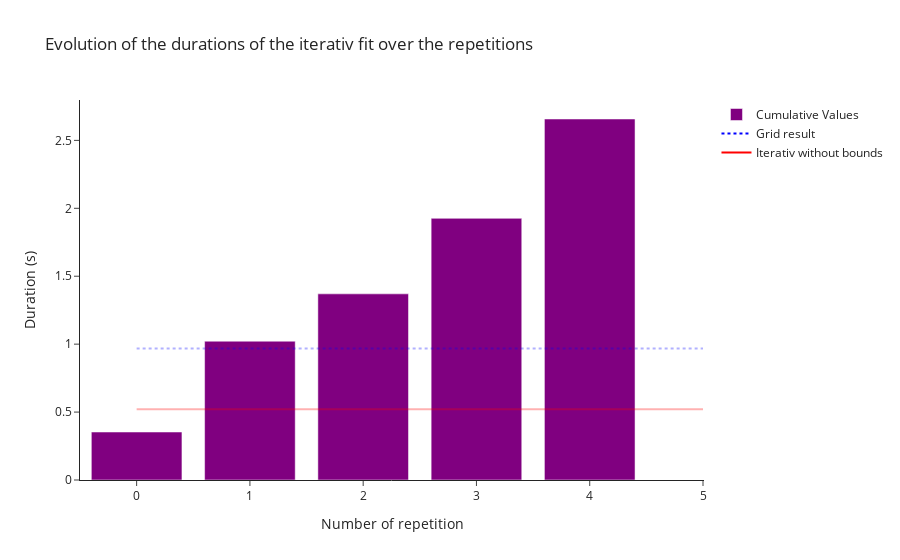

Notebook cell for this chart:
### Code cell
fig3 = go.Figure()

# plot duration iterativ repeat
fig3.add_trace(go.Bar(y=cumulative_values,
                      marker=dict(color='purple'),
                      name='Cumulative Values'))


# plot duration Iterativ without bounds 
fig3.add_shape(
    type='line',
    x0=0, y0=duration_repeat[grid_place], x1=n_repeat, y1=duration_repeat[grid_place],
    line=dict(color='blue', width=2, dash='dot'), 
    name='Grid result')

# plot duration grid 
fig3.add_shape(
    type='line',
    x0=0, y0=duration_repeat[no_bd], x1=n_repeat, y1=duration_repeat[no_bd],
    line=dict(color='red', width=2, dash='solid'), 
    name='Iterativ without bounds')

# for the legend
fig3.add_trace(go.Scatter(x=[None],
                          y=[None],
                          mode='lines',
                          line=dict(color='blue', width=2, dash='dot'),
                          name='Grid result'))

fig3.add_trace(go.Scatter(x=[None],
                          y=[None],
                          mode='lines',
                          line=dict(color='red', width=2, dash='solid'),
                          name='Iterativ without bounds'))


fig3.update_layout(template='simple_white',
                  title = 'Evolution of the durations of the iterativ fit over the repetitions',
                  xaxis_title = 'Number of repetition',
                  yaxis_title = 'Duration (s)')


fig3.show()

### Figure 1 — Plotly figure (JSON) as saved in the notebook; plotly's stock layout.template omitted (floating-point values rounded to 4 significant figures)
{"data": [{"marker": {"color": "purple"}, "name": "Cumulative Values", "type": "bar", "y": [0.3531, 1.022, 1.37, 1.926, 2.657]}, {"line": {"color": "blue", "dash": "dot", "width": 2}, "mode": "lines", "name": "Grid result", "type": "scatter", "x": [null], "y": [null]}, {"line": {"color": "red", "dash": "solid", "width": 2}, "mode": "lines", "name": "Iterativ without bounds", "type": "scatter", "x": [null], "y": [null]}], "layout": {"autosize": true, "shapes": [{"line": {"color": "blue", "dash": "dot", "width": 2}, "name": "Grid result", "type": "line", "x0": 0, "x1": 5, "y0": 0.9671, "y1": 0.9671}, {"line": {"color": "red", "dash": "solid", "width": 2}, "name": "Iterativ without bounds", "type": "line", "x0": 0, "x1": 5, "y0": 0.5213, "y1": 0.5213}], "title": {"text": "Evolution of the durations of the iterativ fit over the repetitions"}, "xaxis": {"autorange": true, "range": [-0.5, 5.012], "title": {"text": "Number of repetition"}}, "yaxis": {"autorange": true, "range": [0, 2.797], "title": {"text": "Duration (s)"}, "type": "linear"}}}
